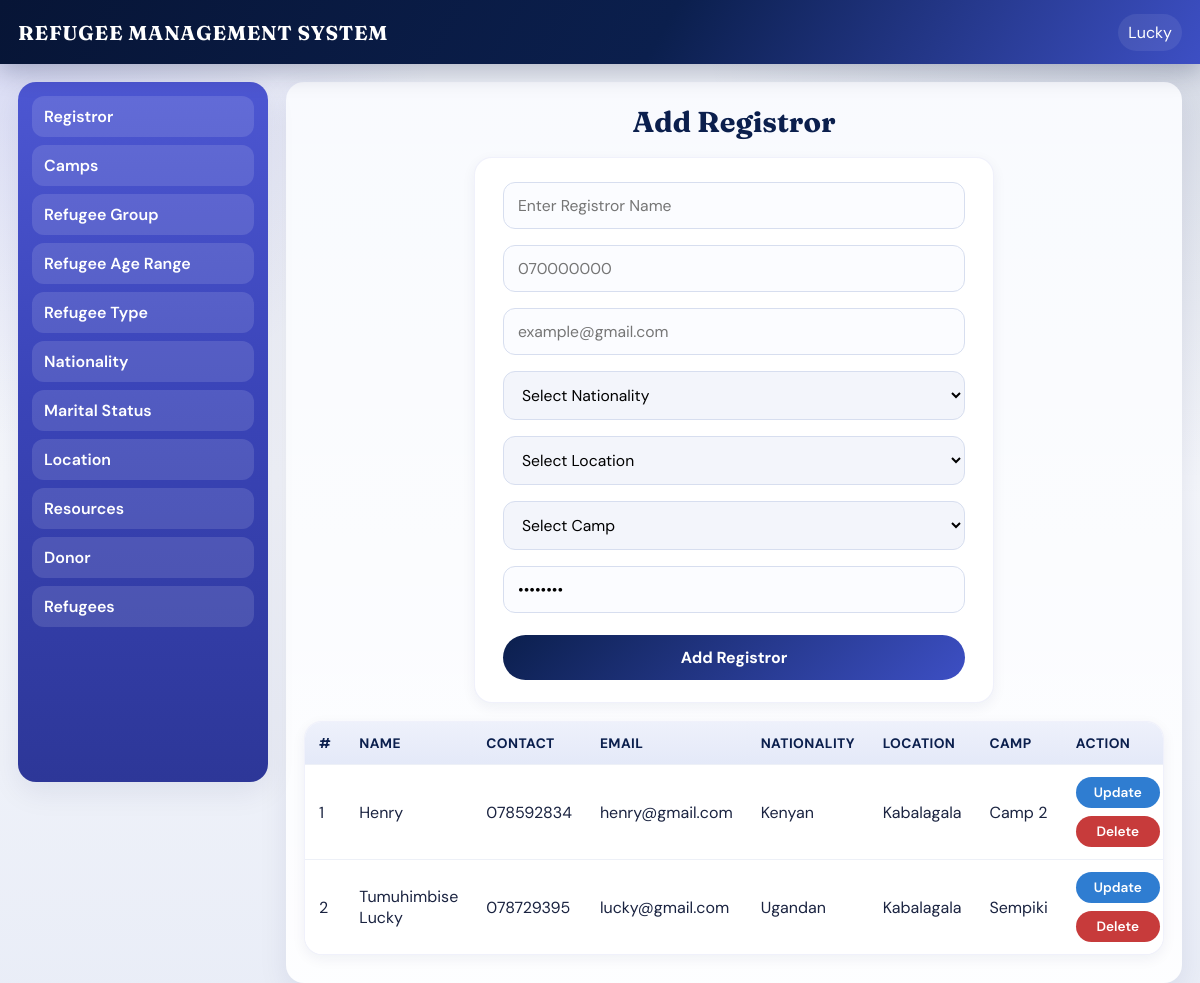
The app's page /add-registror.php (signed in) with its own data.
### tables this page shows
CREATE TABLE IF NOT EXISTS `registrar` (
  `r_id` int NOT NULL AUTO_INCREMENT,
  `r_name` varchar(45) NOT NULL,
  `r_contact` varchar(45) NOT NULL,
  `r_email` varchar(45) NOT NULL,
  `n_id` int NOT NULL,
  `l_id` int NOT NULL,
  `c_id` int NOT NULL,
  `password` varchar(45) NOT NULL,
  PRIMARY KEY (`r_id`),
  KEY `fk_register_nationality1_idx` (`n_id`),
  KEY `fk_register_location1_idx` (`l_id`),
  KEY `fk_registrar_camp1` (`c_id`)
);

CREATE TABLE IF NOT EXISTS `nationality` (
  `n_id` int NOT NULL AUTO_INCREMENT,
  `nationality` varchar(45) NOT NULL,
  PRIMARY KEY (`n_id`)
);

CREATE TABLE IF NOT EXISTS `location` (
  `l_id` int NOT NULL AUTO_INCREMENT,
  `l_name` varchar(45) NOT NULL,
  PRIMARY KEY (`l_id`)
);

CREATE TABLE IF NOT EXISTS `camp` (
  `c_id` int NOT NULL AUTO_INCREMENT,
  `campIMG` varchar(45) NOT NULL,
  `c_name` varchar(45) NOT NULL,
  `l_id` int NOT NULL,
  `r_id` int NOT NULL,
  PRIMARY KEY (`c_id`),
  KEY `fk_camp_location_idx` (`l_id`)
);

### add-registror.php (the view, shortened to what this page needs)
<?php include "includes/header.php" ?>
<div class="container">
    <div class="sidebar">
<?php include "includes/sidebar.php"; ?>
    </div>
    <div class="main">
      <h1>Add Registror</h1>
      <div class="form-section">
        <form action="" method="post">
            <input type="text" name="r_name" placeholder="Enter Registror Name" required>
            <input type="text" name="r_contact" placeholder="070000000" required>
            <input type="email" name="r_email" placeholder="example@gmail.com" required>
            <select name="nationality" required>
                <option value="">Select Nationality</option>
            </select>
            <select name="location" required>
                <option value="">Select Location</option>
            </select>
            <select name="camp" required>
                <option value="">Select Camp</option>
            </select>
            <input type="password" name="password" value="reg@pass" required readonly>
            <input type="submit" name="submit" value="Add Registror" class="btn">
        </form>
      </div>
      <div class="table-section" id="list">
   <table>
        <tr>
          <th>#</th>
          <th>Name</th>
          <th>Contact</th>
          <th>Email</th>
          <th>Nationality</th>
          <th>Location</th>
          <th>Camp</th>
          <th>Action</th>
        </tr>
        <?php
        $select=mysqli_query($conn,"select registrar.*, nationality.nationality, location.l_name, camp.c_name
        from registrar
        left join nationality on registrar.n_id=nationality.n_id
        left join location on registrar.l_id=location.l_id
        left join camp on registrar.c_id=camp.c_id
        order by registrar.r_id desc");
        $count=0;
        while($row=mysqli_fetch_array($select)){
          $count++;
          ?>
<tr>
          <td><?php echo $count; ?></td>
          <td><?php echo htmlspecialchars($row['r_name']); ?></td>
          <td><?php echo htmlspecialchars($row['r_contact']); ?></td>
          <td><?php echo htmlspecialchars($row['r_email']); ?></td>
          <td><?php echo htmlspecialchars($row['nationality']); ?></td>
          <td><?php echo htmlspecialchars($row['l_name']); ?></td>
          <td><?php echo htmlspecialchars($row['c_name']); ?></td>
          <td><div class="actions">
           <a href="update-registror.php?r=<?php echo $row['r_id']; ?>"><div class="edit">Update</div></a>
           <a href="delete-registror.php?r=<?php echo $row['r_id']; ?>" onclick="return confirm('Are you sure you want to delete');"><div class="delete">Delete</div></a>
          </div></td>
        </tr>
          <?php
        }
        ?>
      </table>
</div>
    </div>
</div>
<?php include "includes/footer.php"; ?>

### assets/css/dashboard.css (style rules this page uses)
:root { --navy: #0b1f4d; --navy-deep: #071536; --indigo: #3d4fc4; --indigo-soft: #6a6ae3; --sky: #e8eefc; --surface: #f4f6fb; --card: #ffffff; --text: #1a2340; --muted: #5b6785; --success: #1f8a5b; --danger: #c73b3b; --warn: #2f7dd1; --radius: 14px; --shadow: 0 10px 30px rgba(11, 31, 77, 0.08); --shadow-sm: 0 4px 14px rgba(11, 31, 77, 0.06); --font: "DM Sans", "Segoe UI", sans-serif; --display: "Fraunces", Georgia, serif; }
* { padding: 0; margin: 0; box-sizing: border-box; }
html { scroll-behavior: smooth; }
body { font-family: var(--font); color: var(--text); background: radial-gradient(circle at top left, rgba(106, 106, 227, 0.18), transparent 28%), radial-gradient(circle at top right, rgba(11, 31, 77, 0.12), transparent 32%), linear-gradient(180deg, #eef1f8 0%, var(--surface) 48%, #e9edf7 100%); min-height: 100vh; }
a { color: inherit; }
.container { display: grid; grid-template-columns: 250px 1fr; gap: 18px; padding: 18px; max-width: 1500px; margin: 0 auto; align-items: start; }
.container .sidebar { width: 100%; min-height: calc(100vh - 100px); background: linear-gradient(180deg, #4d57d2 0%, #3a44b8 45%, #2d3798 100%); border-radius: 18px; overflow: hidden; box-shadow: var(--shadow); position: sticky; top: 82px; }
.container .main { width: 100%; min-height: calc(100vh - 100px); border-radius: 18px; text-align: center; background: linear-gradient(180deg, rgba(255, 255, 255, 0.72), rgba(255, 255, 255, 0.92)), var(--sky); box-shadow: var(--shadow); padding: 22px 18px 28px; overflow: auto; }
.main > h1 { font-family: var(--display); font-size: clamp(1.4rem, 2.4vw, 2rem); color: var(--navy); margin-bottom: 18px; }
.form-section { margin: 0 auto 18px; width: min(520px, 100%); background: var(--card); border-radius: 18px; overflow: hidden; box-shadow: var(--shadow-sm); border: 1px solid rgba(61, 79, 196, 0.08); text-align: left; }
.table-section { margin: 18px auto 0; width: min(1100px, 100%); background: var(--card); border-radius: 18px; overflow: auto; box-shadow: var(--shadow-sm); border: 1px solid rgba(61, 79, 196, 0.08); }
.table-section table { width: 100%; border-collapse: collapse; margin: 0; border: 0; }
.table-section table th { text-align: left; background: linear-gradient(180deg, #eef1fb, #e4e9f8); padding: 12px 14px; color: var(--navy); font-size: 0.86rem; letter-spacing: 0.03em; text-transform: uppercase; white-space: nowrap; }
.table-section table td { text-align: left; padding: 12px 14px; border-top: 1px solid #edf0f7; vertical-align: middle; }
.actions { display: flex; flex-wrap: wrap; gap: 8px; justify-content: flex-end; }
.table-section table td .delete, .table-section table td .edit { width: auto; min-width: 84px; padding: 7px 12px; color: #fff; border-radius: 999px; float: none; margin: 0; text-align: center; font-size: 0.85rem; font-weight: 600; display: inline-block; }
.table-section table td .delete { background: var(--danger); }
.table-section table td .edit { background: var(--warn); }
.form-section form { width: 100%; padding: 18px; display: block; }
.form-section form input, .form-section form textarea, .form-section form select { width: calc(100% - 20px); margin: 6px 10px 10px; padding: 12px 14px; border-radius: 12px; outline: none; border: 1px solid #d7deef; background: #fbfcff; font-family: var(--font); font-size: 0.98rem; transition: border-color 0.2s ease, box-shadow 0.2s ease; }
.form-section form select { background: #f3f5fb; }
.form-section form .btn { background: linear-gradient(135deg, var(--navy), var(--indigo)); color: #fff; padding: 12px 16px; border: none; border-radius: 999px; text-align: center; font-family: var(--font); font-size: 1rem; font-weight: 700; width: calc(100% - 20px); margin: 12px 10px 4px; }

### records on screen
registrar: r_name "Henry", r_contact "078592834", r_email "henry@gmail.com", n.nationality "Kenyan", l.l_name "Kabalagala", c.c_name "Camp 2"
registrar: r_name "Tumuhimbise Lucky", r_contact "078729395", r_email "lucky@gmail.com", n.nationality "Ugandan", l.l_name "Kabalagala", c.c_name "Sempiki"

### other values on screen
$_SESSION['name'] "Lucky"
